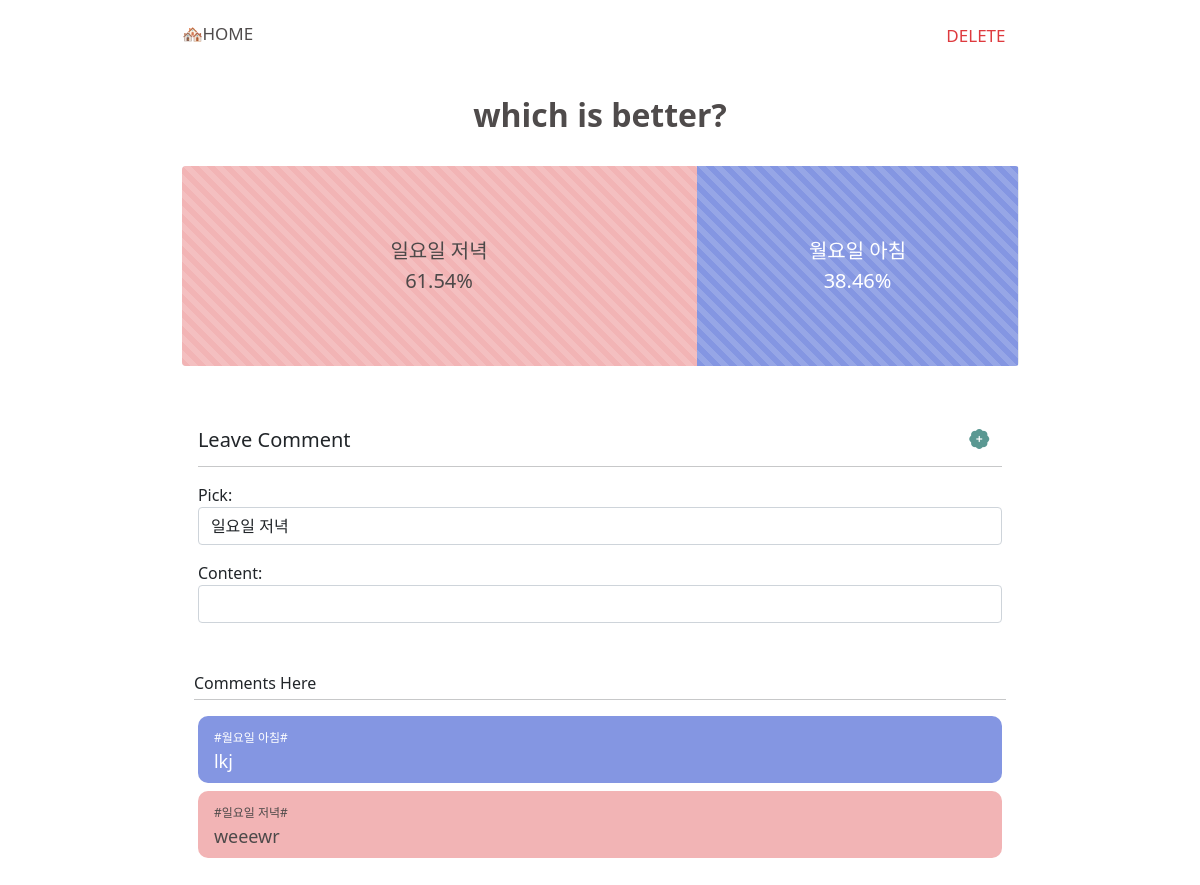
The page /either/1/detail_result on the database its author committed.
### votes/models.py (models this page shows)
class Vote(models.Model):
    subject = models.CharField(max_length=150)
    choice_one = models.CharField(max_length=300)
    choice_two = models.CharField(max_length=300)
    vote_one = models.IntegerField(default=0)
    vote_two = models.IntegerField(default=0)
    created_at = models.DateTimeField(auto_now_add=True)

class Comment(models.Model):
    vote = models.ForeignKey(
        Vote,
        on_delete= models.CASCADE,
    )
    choice = models.CharField(max_length=300)
    content = models.TextField()
    created_at = models.DateTimeField(auto_now_add=True)

### votes/views.py (the view)
# urls.py: path('<int:pk>/detail_result', views.detail_result, name='detail_result'),
def detail_result(request, pk):
    vote = Vote.objects.get(pk=pk)
    if request.POST:
        if request.POST['choice'] == vote.choice_one:
            vote.vote_one += 1
        elif request.POST['choice'] == vote.choice_two:
            vote.vote_two += 1
        vote.save()
    options =  [(Vote.objects.filter(pk=pk).values_list('choice_one')[0][0],Vote.objects.filter(pk=pk).values_list('choice_one')[0][0]),
         (Vote.objects.filter(pk=pk).values_list('choice_two')[0][0], Vote.objects.filter(pk=pk).values_list('choice_two')[0][0])]
    form = CommentForm()
    form.fields['choice'].widget.choices = options
    comments = vote.comment_set.all()
    tot = vote.vote_one + vote.vote_two
    one_per = 0
    two_per = 0
    if tot:
        one_per = round(vote.vote_one/tot * 100,2)
        two_per = round(100 - one_per,2)
    context = {
        'vote':vote,
        'form':form,
        'comments':comments,
        'one_per':one_per,
        'two_per':two_per,
    }
    return render(request, 'votes/detail_result.html', context)

### votes/forms.py
class CommentForm(forms.ModelForm):
    choice = forms.CharField(
        label='Pick',
        widget = forms.Select(
            choices =[] ,
            attrs={
                'class':'form-control'
            }
        )
    )
    content = forms.CharField(
        widget = forms.TextInput(
            attrs={
                'class':'form-control'
            }
            )
    )
    class Meta:
        model = Comment
        fields = ('choice', 'content')

### votes/templates/votes/detail_result.html (shortened to what this page needs)
{% extends 'base.html' %}
{% block content %}
<div class="w-75 mx-auto mt-3 mb-5">
  <div class="d-flex justify-content-between align-items-baseline">
    <a href="{% url 'votes:index' %}" style="text-decoration:none; font-size:17px; color:#4F4B4B;">🏘HOME</a>
    <form action="{% url 'votes:delete' vote.pk %}" method="POST">
      <button class="btn minus" style="color:#DE3A3E; font-size:17px; font-weight:500;">DELETE</button>
    </form>
  </div>
  <br>
  <div class="mt-3 mb-4 d-flex flex-column justify-content-center align-items-center w-100">
    <h2 style="font-weight:600; color:#4F4B4B;">{{ vote.subject }}</h2>
    <div class="progress w-100 mt-4 mb-1" style="height:200px !important;">
      <div class="progress-bar progress-bar-striped bg-success" role="progressbar" style="width:{{one_per}}%; height:100% !important; background-color: #F2B4B5 !important; font-weight:500; font-size:20px; color:#4D4949;">
        {{ vote.choice_one }}
        <br>
        {{one_per}}%
      </div>
      <div class="progress-bar progress-bar-striped bg-warning" role="progressbar" style="width:{{two_per}}%; height:100% !important; background-color: #8496E2 !important; font-weight:500; font-size:20px;">
        {{ vote.choice_two }}
        <br>
        {{two_per}}%
      </div>
    </div>
  </div>
  <div class="mx-auto mb-5 mt-5" style="width:98%;">
    <form class="mx-2" action="{% url 'votes:create_comment' vote.pk %}" method="POST">
      <div class="d-flex justify-content-between align-items-baseline mx-auto">
        <h5>Leave Comment</h5>
        <button class="btn" style="color:#5A9892; font-size:20px;"><i class="bi bi-patch-plus-fill"></i></button>
      </div>
      <hr class="mt-1 mb-3 mx-auto" style="border: 3px;">
      {{form.as_p}}
    </form>
  </div>
  <div class="mx-auto", style="width:98%">
    <p class="mb-0 mx-1">Comments Here</p>
    <hr class="mt-1 mb-3 mx-auto" style="border: 2px; width:99%;">
    {% for comment in comments %}
    {% if comment.choice == vote.choice_one %}
      <div class="mx-2 my-2 d-flex align-items-center" style="background-color: #F2B4B5; border-radius:10px; overflow:hidden; height:auto;">
        <div class="mx-3 my-2">
          <small style="color:#4D4949; font-size:12px !important;">#{{ comment.choice }}#</small>
          <p style="font-size:18px; font-weight:500; color:#4D4949; margin:0;">{{ comment.content}}</p>
        </div>
      </div>
    {% else %}
      <div class="mx-2 my-2 d-flex align-items-center" style="background-color: #8496E2; border-radius:10px; overflow:hidden; height:auto;">
        <div class="mx-3 my-2">
          <small style="color:white; font-size:12px !important;">#{{ comment.choice }}#</small>
          <p style="font-size:18px; font-weight:500; color:white; margin:0;">{{ comment.content}}</p>
        </div>
    </div>
    {% endif %}
    {% endfor %}
  </div>
</div>
<br>
<br>
{% endblock content %}

### rows shown on the page
Vote: subject "which is better?", choice_one "일요일 저녁", choice_two "월요일 아침"
Comment: choice "월요일 아침", content "lkj"
Comment: choice "일요일 저녁", content "weeewr"

### other values the page prints
{{ one_per }} "61.54"
{{ two_per }} "38.46"
